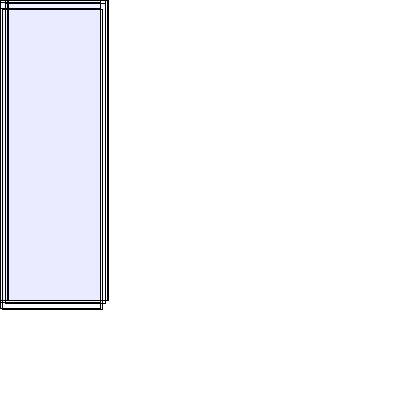
Frame 1 (no input)
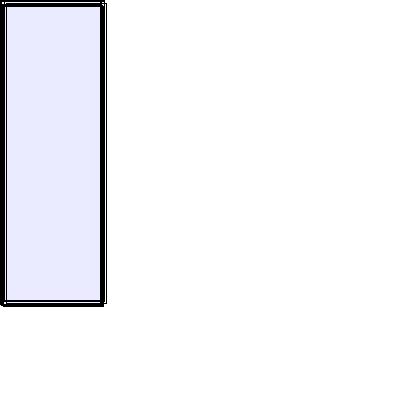
Frame 60 (the mouse pressed at the canvas centre just before this capture)
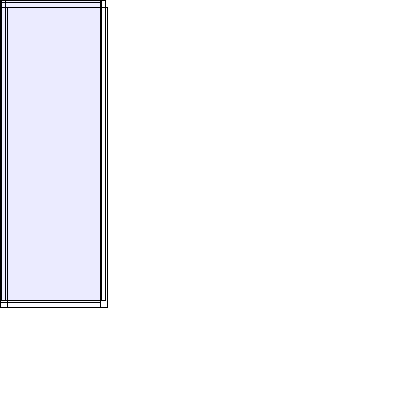
Frame 120 (the mouse held since frame 60 and released just before this capture)

The Processing sketch that drew these frames (run headless with seeded random() and noise(); from frame 60 on, the mouse is pressed at the canvas centre):

// Processing sketch: RightRandomWalk
// ── RightRandomWalk.pde
/**
* Title: Son Set
* Name: Maya Richman
* Date: January 20, 2013
* Assignment 2-Ex. I.1
**/
// The Nature of Code
// Daniel Shiffman
// http://natureofcode.com

Walker w;
Walker[] allw = new Walker[100];
void setup() {
  size(400,400);
  frameRate(30);
  // Create a walker object
  w = new Walker();
  

}

void draw() {
  background(255);
  // Run the walker object
  for(int i=0; i < 10; i++){
    allw[i] = new Walker();
  }
  for(int i=0; i < 10; i++){
    allw[i].walk();
    allw[i].draw();
  }

}




// ── Walker.pde
/**
* Title: Son Set
* Name: Maya Richman
* Date: January 20, 2013
* Assignment 2-Ex. I.1
**/
//Walker that moves to the right and down

//Original Code:
// The Nature of Code
// Daniel Shiffman
// http://natureofcode.com

class Walker {
  float x, y;

  Walker() {
    x = 0;
    y = 0;
  }

  void draw() {
    //change color dependent on x and y
    fill(y + 34, y - 54, 255 - y, 2);
    rect(x,y, 100, 300);   // Draw a rectangle
  }

  // Randomly move up, down, left, right, or stay in one place
  void walk() {
    float vx, vy;
    //40% of the time jump 10
    if (random(1) < 0.4) {
      vx = random(-10, 10);
      vy = random(-10, 10);
    } //60% of the time jump 2, and move down and to the right
    else {  
      vx = random(0, 10);
      vy = random(0, 10);
    }  
    x += vx;
    y += vy;

    // Stay on the screen
    x = constrain(x, 0, width-1);
    y = constrain(y, 0, height-1);
  }
}
